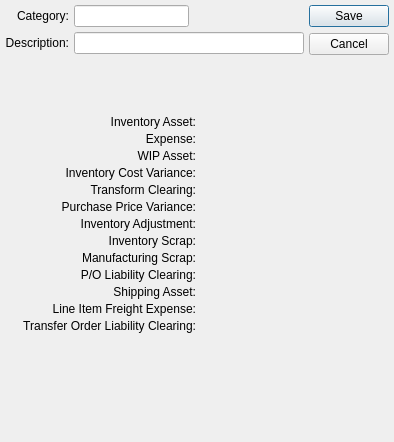
<?xml version="1.0" encoding="UTF-8"?>
<ui version="4.0">
 <comment>This file is part of the xTuple ERP: PostBooks Edition, a free and
open source Enterprise Resource Planning software suite,
Copyright (c) 1999-2018 by OpenMFG LLC, d/b/a xTuple.
It is licensed to you under the Common Public Attribution License
version 1.0, the full text of which (including xTuple-specific Exhibits)
is available at www.xtuple.com/CPAL.  By using this software, you agree
to be bound by its terms.</comment>
 <class>costCategory</class>
 <widget class="QDialog" name="costCategory">
  <property name="geometry">
   <rect>
    <x>0</x>
    <y>0</y>
    <width>394</width>
    <height>442</height>
   </rect>
  </property>
  <property name="windowTitle">
   <string>Cost Category</string>
  </property>
  <layout class="QGridLayout" name="gridLayout_2">
   <item row="0" column="0">
    <layout class="QVBoxLayout" name="verticalLayout">
     <item>
      <layout class="QGridLayout" name="gridLayout">
       <item row="0" column="0">
        <widget class="QLabel" name="_categoryLit">
         <property name="text">
          <string>Category:</string>
         </property>
         <property name="alignment">
          <set>Qt::AlignRight|Qt::AlignTrailing|Qt::AlignVCenter</set>
         </property>
        </widget>
       </item>
       <item row="0" column="1">
        <layout class="QHBoxLayout">
         <property name="spacing">
          <number>0</number>
         </property>
         <item>
          <widget class="XLineEdit" name="_category"/>
         </item>
         <item>
          <spacer>
           <property name="orientation">
            <enum>Qt::Horizontal</enum>
           </property>
           <property name="sizeType">
            <enum>QSizePolicy::Expanding</enum>
           </property>
           <property name="sizeHint" stdset="0">
            <size>
             <width>20</width>
             <height>20</height>
            </size>
           </property>
          </spacer>
         </item>
        </layout>
       </item>
       <item row="1" column="0">
        <widget class="QLabel" name="_descriptionLit">
         <property name="text">
          <string>Description:</string>
         </property>
         <property name="alignment">
          <set>Qt::AlignRight|Qt::AlignTrailing|Qt::AlignVCenter</set>
         </property>
        </widget>
       </item>
       <item row="1" column="1">
        <widget class="XLineEdit" name="_description"/>
       </item>
      </layout>
     </item>
     <item>
      <spacer name="verticalSpacer">
       <property name="orientation">
        <enum>Qt::Vertical</enum>
       </property>
       <property name="sizeHint" stdset="0">
        <size>
         <width>20</width>
         <height>0</height>
        </size>
       </property>
      </spacer>
     </item>
    </layout>
   </item>
   <item row="0" column="1">
    <widget class="QDialogButtonBox" name="_buttonBox">
     <property name="orientation">
      <enum>Qt::Vertical</enum>
     </property>
     <property name="standardButtons">
      <set>QDialogButtonBox::Cancel|QDialogButtonBox::Save</set>
     </property>
    </widget>
   </item>
   <item row="1" column="0" colspan="2">
    <layout class="QGridLayout">
     <property name="spacing">
      <number>3</number>
     </property>
     <item row="0" column="0">
      <widget class="QLabel" name="_inventoryAssetLit">
       <property name="text">
        <string>Inventory Asset:</string>
       </property>
       <property name="alignment">
        <set>Qt::AlignRight|Qt::AlignTrailing|Qt::AlignVCenter</set>
       </property>
      </widget>
     </item>
     <item row="0" column="1">
      <widget class="GLCluster" name="_asset"/>
     </item>
     <item row="1" column="0">
      <widget class="QLabel" name="_expenseLit">
       <property name="text">
        <string>Expense:</string>
       </property>
       <property name="alignment">
        <set>Qt::AlignRight|Qt::AlignTrailing|Qt::AlignVCenter</set>
       </property>
      </widget>
     </item>
     <item row="1" column="1">
      <widget class="GLCluster" name="_expense"/>
     </item>
     <item row="2" column="0">
      <widget class="QLabel" name="_wipAssetLit">
       <property name="text">
        <string>WIP Asset:</string>
       </property>
       <property name="alignment">
        <set>Qt::AlignRight|Qt::AlignTrailing|Qt::AlignVCenter</set>
       </property>
      </widget>
     </item>
     <item row="2" column="1">
      <widget class="GLCluster" name="_wip"/>
     </item>
     <item row="3" column="0">
      <widget class="QLabel" name="_inventoryCostVarianceLit">
       <property name="text">
        <string>Inventory Cost Variance:</string>
       </property>
       <property name="alignment">
        <set>Qt::AlignRight|Qt::AlignTrailing|Qt::AlignVCenter</set>
       </property>
      </widget>
     </item>
     <item row="3" column="1">
      <widget class="GLCluster" name="_inventoryCost"/>
     </item>
     <item row="4" column="0">
      <widget class="QLabel" name="_transformClearingLit">
       <property name="text">
        <string>Transform Clearing:</string>
       </property>
       <property name="alignment">
        <set>Qt::AlignRight|Qt::AlignTrailing|Qt::AlignVCenter</set>
       </property>
      </widget>
     </item>
     <item row="4" column="1">
      <widget class="GLCluster" name="_transformClearing"/>
     </item>
     <item row="5" column="0">
      <widget class="QLabel" name="_purchasePriceVarianceLit">
       <property name="text">
        <string>Purchase Price Variance:</string>
       </property>
       <property name="alignment">
        <set>Qt::AlignRight|Qt::AlignTrailing|Qt::AlignVCenter</set>
       </property>
      </widget>
     </item>
     <item row="5" column="1">
      <widget class="GLCluster" name="_purchasePrice"/>
     </item>
     <item row="6" column="0">
      <widget class="QLabel" name="_adjustmentsLit">
       <property name="text">
        <string>Inventory Adjustment:</string>
       </property>
       <property name="alignment">
        <set>Qt::AlignRight|Qt::AlignTrailing|Qt::AlignVCenter</set>
       </property>
      </widget>
     </item>
     <item row="6" column="1">
      <widget class="GLCluster" name="_adjustment"/>
     </item>
     <item row="7" column="0">
      <widget class="QLabel" name="_invScrapLit">
       <property name="text">
        <string>Inventory Scrap:</string>
       </property>
       <property name="alignment">
        <set>Qt::AlignRight|Qt::AlignTrailing|Qt::AlignVCenter</set>
       </property>
      </widget>
     </item>
     <item row="7" column="1">
      <widget class="GLCluster" name="_invScrap"/>
     </item>
     <item row="8" column="0">
      <widget class="QLabel" name="_mfgScrapLit">
       <property name="text">
        <string>Manufacturing Scrap:</string>
       </property>
       <property name="alignment">
        <set>Qt::AlignRight|Qt::AlignTrailing|Qt::AlignVCenter</set>
       </property>
      </widget>
     </item>
     <item row="8" column="1">
      <widget class="GLCluster" name="_mfgScrap"/>
     </item>
     <item row="9" column="0">
      <widget class="QLabel" name="_poLiabilityClearingLit">
       <property name="text">
        <string>P/O Liability Clearing:</string>
       </property>
       <property name="alignment">
        <set>Qt::AlignRight|Qt::AlignTrailing|Qt::AlignVCenter</set>
       </property>
      </widget>
     </item>
     <item row="9" column="1">
      <widget class="GLCluster" name="_liability"/>
     </item>
     <item row="10" column="0">
      <widget class="QLabel" name="_shippingAssetLit">
       <property name="text">
        <string>Shipping Asset:</string>
       </property>
       <property name="alignment">
        <set>Qt::AlignRight|Qt::AlignTrailing|Qt::AlignVCenter</set>
       </property>
      </widget>
     </item>
     <item row="10" column="1">
      <widget class="GLCluster" name="_shippingAsset"/>
     </item>
     <item row="11" column="0">
      <widget class="QLabel" name="_freightLit">
       <property name="text">
        <string>Line Item Freight Expense:</string>
       </property>
       <property name="alignment">
        <set>Qt::AlignRight|Qt::AlignTrailing|Qt::AlignVCenter</set>
       </property>
      </widget>
     </item>
     <item row="11" column="1">
      <widget class="GLCluster" name="_freight"/>
     </item>
     <item row="12" column="0">
      <widget class="QLabel" name="_toLiabilityClearingLit">
       <property name="text">
        <string>Transfer Order Liability Clearing:</string>
       </property>
       <property name="alignment">
        <set>Qt::AlignRight|Qt::AlignTrailing|Qt::AlignVCenter</set>
       </property>
       <property name="buddy">
        <cstring>_toLiabilityClearing</cstring>
       </property>
      </widget>
     </item>
     <item row="12" column="1">
      <widget class="GLCluster" name="_toLiabilityClearing"/>
     </item>
    </layout>
   </item>
   <item row="2" column="0">
    <spacer>
     <property name="orientation">
      <enum>Qt::Vertical</enum>
     </property>
     <property name="sizeType">
      <enum>QSizePolicy::Expanding</enum>
     </property>
     <property name="sizeHint" stdset="0">
      <size>
       <width>20</width>
       <height>0</height>
      </size>
     </property>
    </spacer>
   </item>
  </layout>
 </widget>
 <layoutdefault spacing="5" margin="5"/>
 <customwidgets>
  <customwidget>
   <class>GLCluster</class>
   <extends>QWidget</extends>
   <header>glcluster.h</header>
  </customwidget>
  <customwidget>
   <class>XLineEdit</class>
   <extends>QLineEdit</extends>
   <header>xlineedit.h</header>
   <container>1</container>
  </customwidget>
 </customwidgets>
 <tabstops>
  <tabstop>_category</tabstop>
  <tabstop>_description</tabstop>
  <tabstop>_asset</tabstop>
  <tabstop>_expense</tabstop>
  <tabstop>_wip</tabstop>
  <tabstop>_inventoryCost</tabstop>
  <tabstop>_transformClearing</tabstop>
  <tabstop>_purchasePrice</tabstop>
  <tabstop>_adjustment</tabstop>
  <tabstop>_invScrap</tabstop>
  <tabstop>_mfgScrap</tabstop>
  <tabstop>_liability</tabstop>
  <tabstop>_shippingAsset</tabstop>
  <tabstop>_freight</tabstop>
  <tabstop>_toLiabilityClearing</tabstop>
  <tabstop>_buttonBox</tabstop>
 </tabstops>
 <resources/>
 <connections>
  <connection>
   <sender>_buttonBox</sender>
   <signal>rejected()</signal>
   <receiver>costCategory</receiver>
   <slot>reject()</slot>
   <hints>
    <hint type="sourcelabel">
     <x>520</x>
     <y>48</y>
    </hint>
    <hint type="destinationlabel">
     <x>283</x>
     <y>302</y>
    </hint>
   </hints>
  </connection>
 </connections>
</ui>
